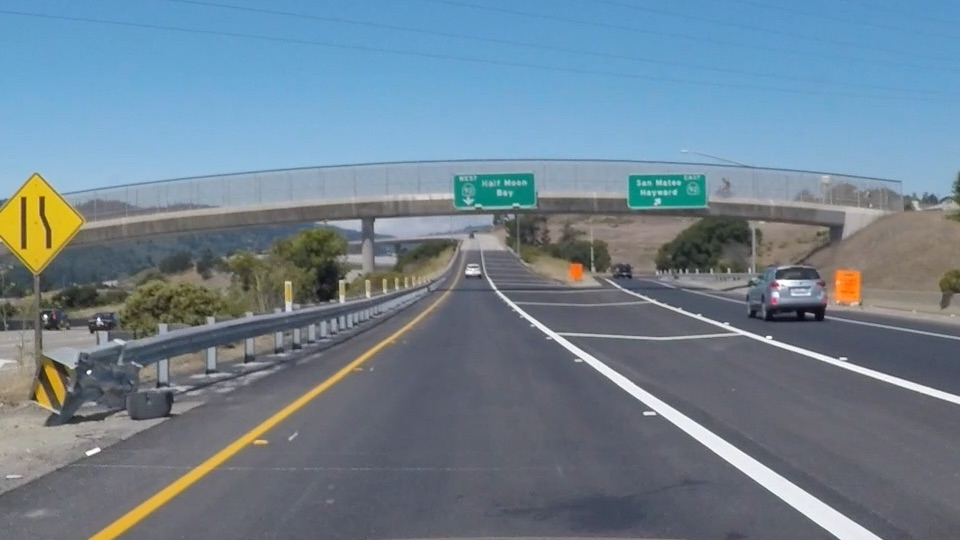
#> input picture python/jupyter/images/exit-ramp.jpg, 960 x 540 px
$ jupyter execute hough_transform.ipynb
#> lines starting #> are read from the running program, lines starting #| are printed output that depends on the picture; after the words box and inside, x2 and y2 are one past the last pixel; in counts of white or black regions, pixels touching at a corner belong together
[cell 1]
# from udacity self-driving nanodegree at:
# https://classroom.udacity.com/courses/ud013-preview/lessons/ca4dcf64-537a-49c7-9fbb-946c968174a9/concepts/22086a6f-15ce-4121-bacd-1969f2b61fb9

import cv2
import numpy as np
import matplotlib.pyplot as plt

image = cv2.imread('images/exit-ramp.jpg')
#> image is the input picture: shape (540, 960, 3); mean B, G, R 144.4, 130.2, 111.3
gray = cv2.cvtColor(image, cv2.COLOR_BGR2GRAY)
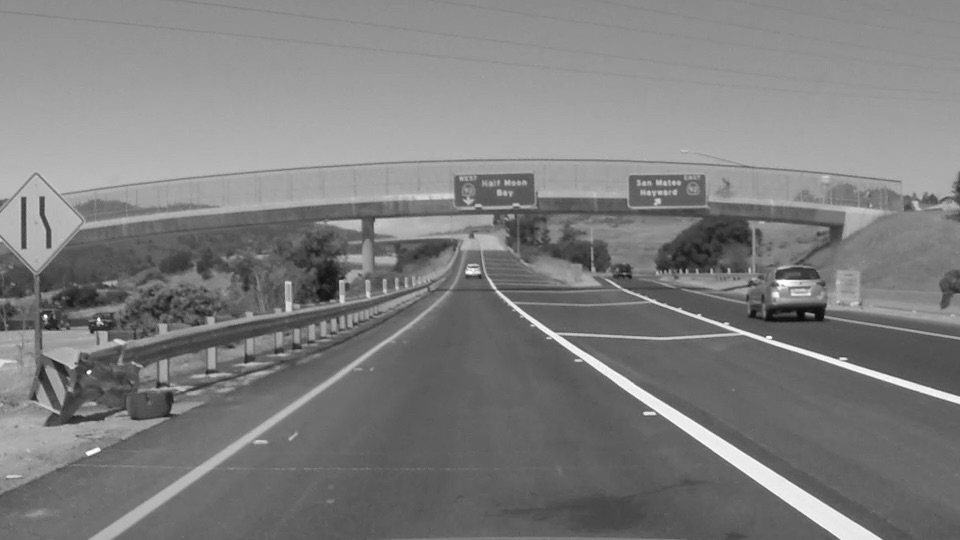
#> gray: shape (540, 960); min 7, max 255, mean 126.2

# Define a kernel size and apply Gaussian smoothing
kernel_size = 5
blur_gray = cv2.GaussianBlur(gray,(kernel_size, kernel_size),0)

# Define our parameters for Canny and apply
low_threshold = 50
high_threshold = 150
edges = cv2.Canny(blur_gray, low_threshold, high_threshold)
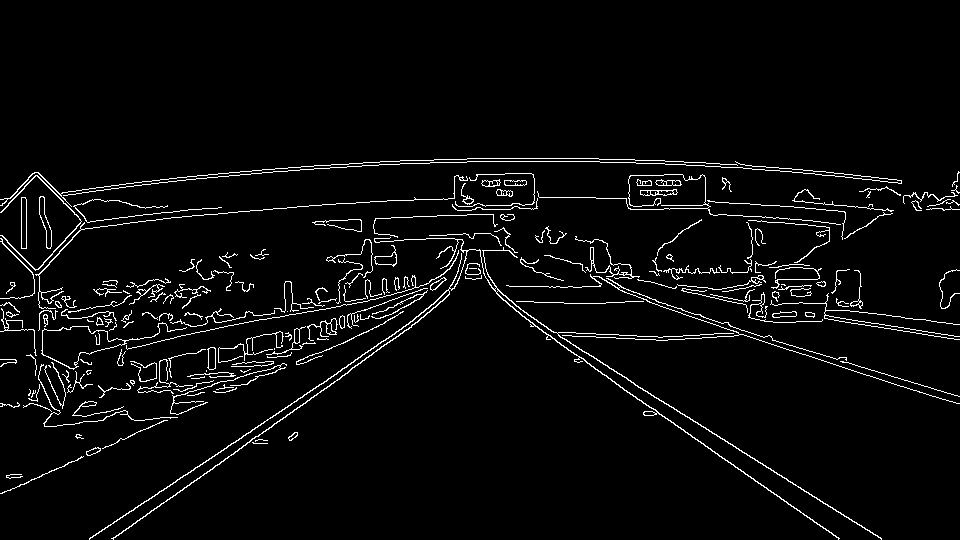
#> edges: shape (540, 960); 3.8% white in thin lines or dots, all inside (x1, y1, x2, y2) = (0, 158, 960, 540)

# Next we'll create a masked edges image using cv2.fillPoly()
mask = np.zeros_like(edges)
ignore_mask_color = 255

# This time we are defining a four sided polygon to mask
imshape = image.shape
#> imshape = (540, 960, 3)
vertices = np.array([[(0,imshape[0]),(450, 290), (490, 290), (imshape[1],imshape[0])]], dtype=np.int32)
print('shape of vertices:', vertices.shape)
#| shape of vertices: (1, 4, 2)
print()

cv2.fillPoly(mask, vertices, ignore_mask_color)
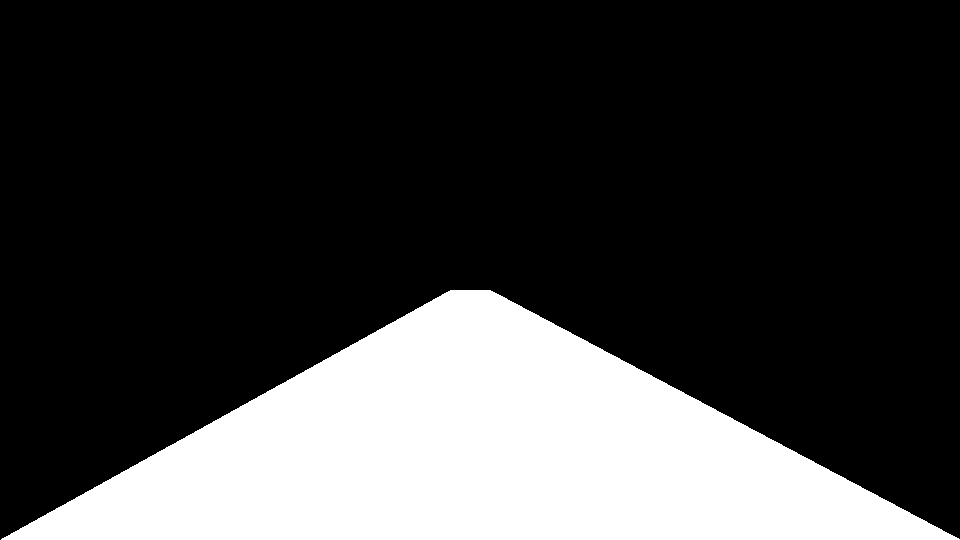
#> mask: shape (540, 960); 24.2% white; 1 white region, box (x1, y1, x2, y2) and area: (1, 290, 960, 540) 125210
masked_edges = cv2.bitwise_and(edges, mask)
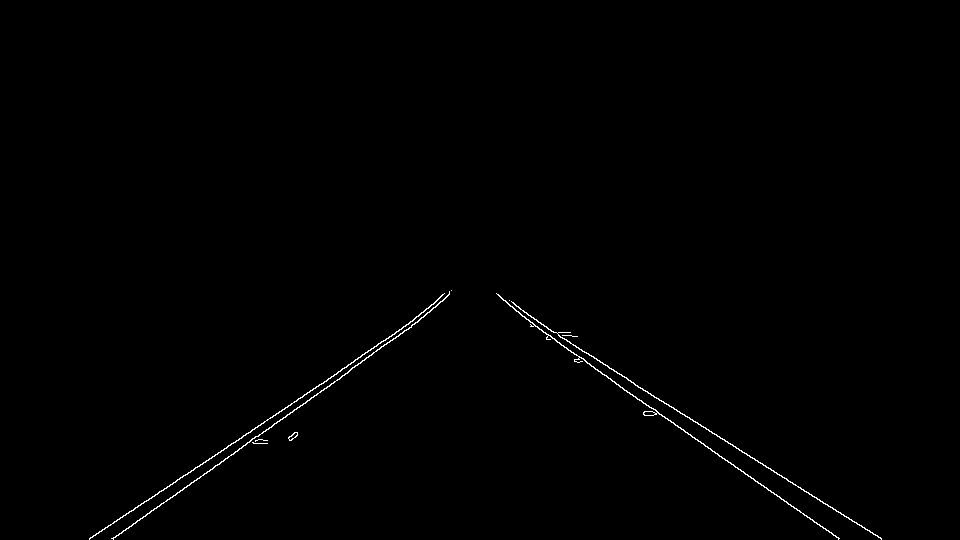
#> masked_edges: shape (540, 960); 0.49% white in thin lines or dots, all inside (x1, y1, x2, y2) = (89, 290, 882, 540)

# Define the Hough transform parameters
# Make a blank the same size as our image to draw on
rho = 2              # 2 pixels for distance resolution of the Hough grid
theta = np.pi/180    # angular resolution in radians of the Hough grid
threshold = 15       # minimum number of votes (intersections in Hough grid cell)
min_line_length = 40 # minimum number of pixels making up a line
max_line_gap = 20    # maximum gap in pixels between connectable line segments
line_image = np.copy(image)*0 # creating a blank to draw lines on
#> line_image: shape (540, 960, 3); every value is 0

# Run Hough on edge detected image
# Output "lines" is an array containing endpoints of detected line segments
lines = cv2.HoughLinesP(masked_edges, rho, theta, threshold, np.array([]),
                            min_line_length, max_line_gap)
#> lines = 22 rows, first 6: [535, 326, 838, 538], [551, 331, 881, 538], [182, 490, 314, 395], [305, 403, 352, 367], [408, 324, 449, 291], [228, 445, 327, 380]

# Iterate over the output "lines" and draw lines on a blank image
for line in lines:
    for x1,y1,x2,y2 in line:
        cv2.line(line_image,(x1,y1),(x2,y2),(255,0,0),10)
#> this loop made 22 passes
#> line on passes 1 to 12: [[535, 326, 838, 538]], [[551, 331, 881, 538]], [[182, 490, 314, 395]], [[305, 403, 352, 367]], [[408, 324, 449, 291]], [[228, 445, 327, 380]], [[89, 538, 193, 470]], [[113, 538, 177, 492]], [[183, 475, 241, 438]], [[398, 331, 443, 294]], [[498, 294, 548, 339]], [[389, 342, 446, 297]]
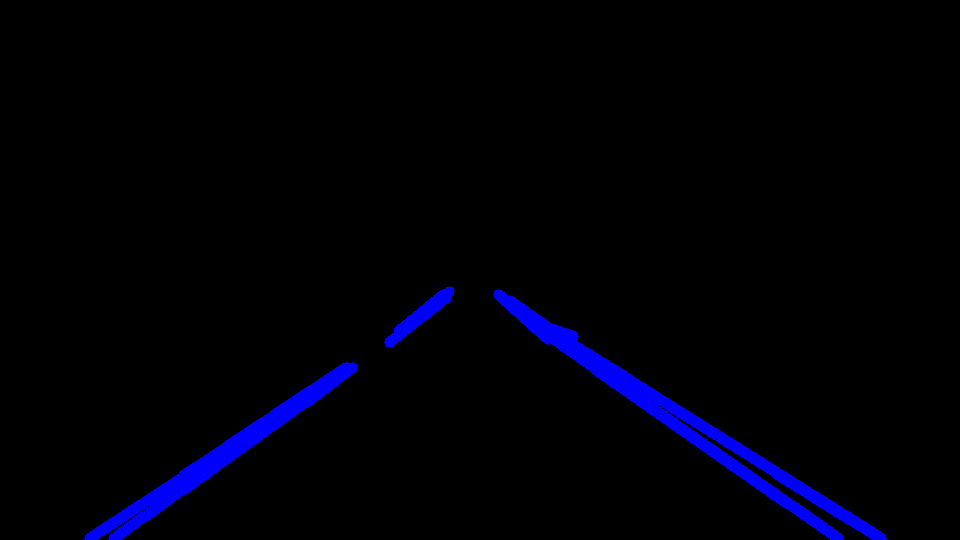
#> line_image: shape (540, 960, 3); mean B, G, R 8.2, 0, 0

# Create a "color" binary image to combine with line image
color_edges = np.dstack((edges, edges, edges))

# Draw the lines on the edge image
lines_edges = cv2.addWeighted(color_edges, 0.8, line_image, 1, 0)
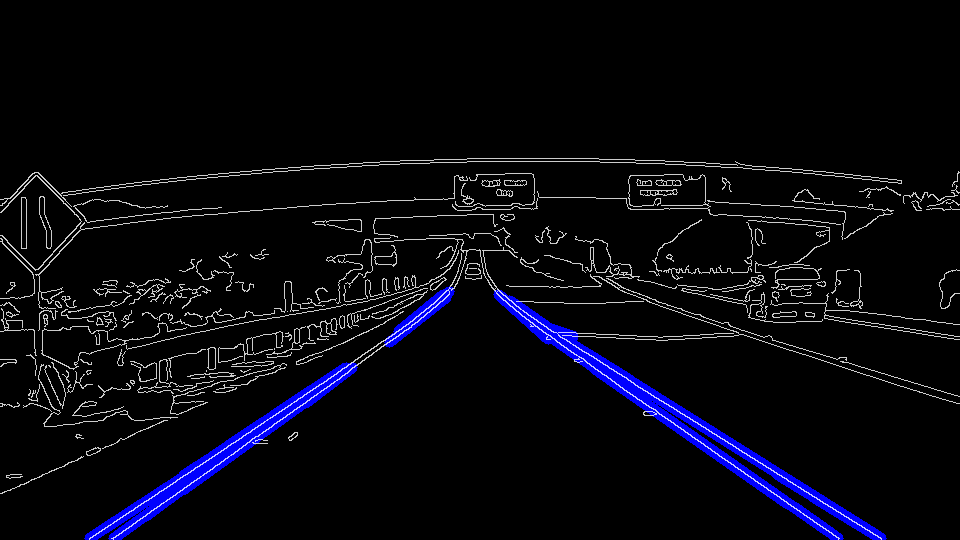
#> lines_edges: shape (540, 960, 3); mean of channels 0, 1, 2 15, 7.8, 7.8; drawn as B, G, R

# adjust matplotlib size
plt.rcParams['figure.figsize'] = [15, 15]

print('extracted lines:')
plt.imshow(line_image)
plt.show()

print('edges image → edges with lines:')
imrgb = cv2.cvtColor(image, cv2.COLOR_RGB2BGR)
plt.imshow(np.hstack([color_edges, lines_edges]))
plt.show()
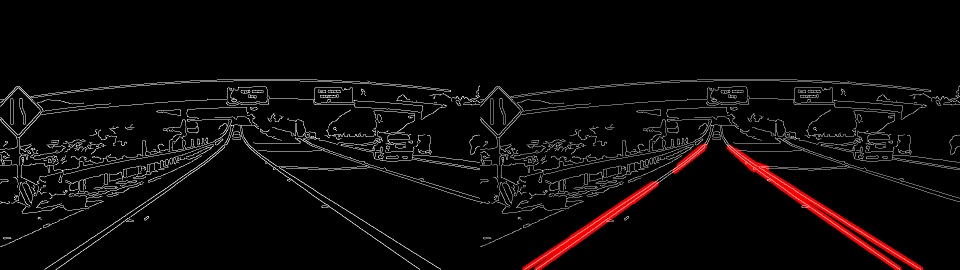
#> shown: shape (540, 1920, 3) (shown at 1/2 size); mean R, G, B 12.4, 8.8, 8.8

print('original image → image with lines → expected output:')
imrgb = cv2.cvtColor(image, cv2.COLOR_RGB2BGR)

# draw the lines on rgb image
lines_rgb = cv2.addWeighted(imrgb, 0.8, line_image, 1, 0)
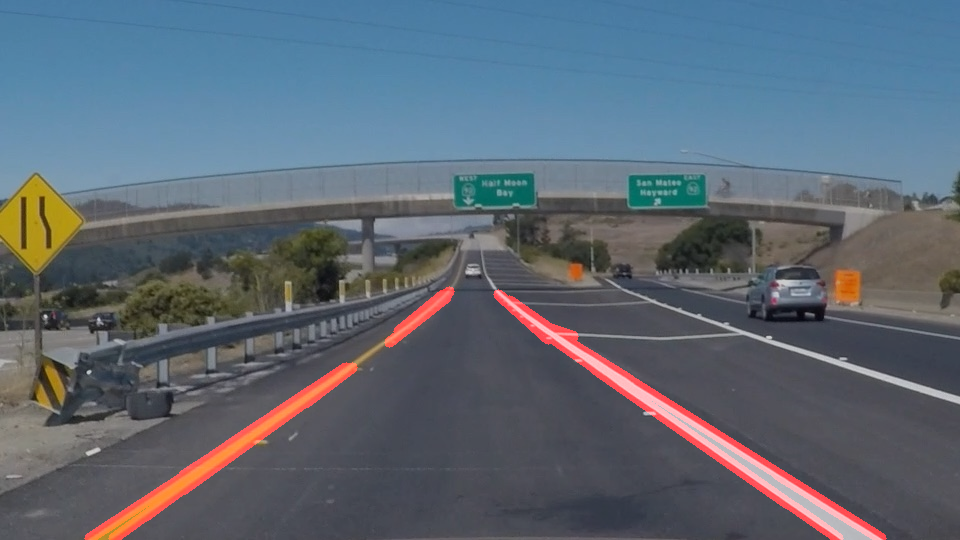
#> lines_rgb: shape (540, 960, 3); mean R, G, B 93.2, 104.1, 115.5

plt.imshow(np.hstack([imrgb, lines_rgb]))
plt.show()
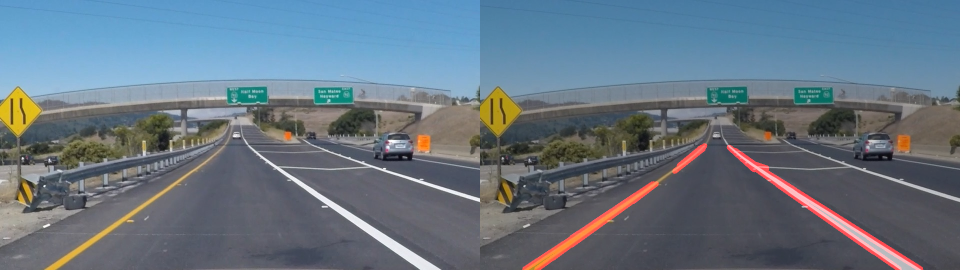
#> shown: shape (540, 1920, 3) (shown at 1/2 size); mean R, G, B 102.3, 117.1, 130

# expected output of finding lane in image
print('expected output:')
expected_output = cv2.imread('images/expected-output-finding-lane-lines.jpg')
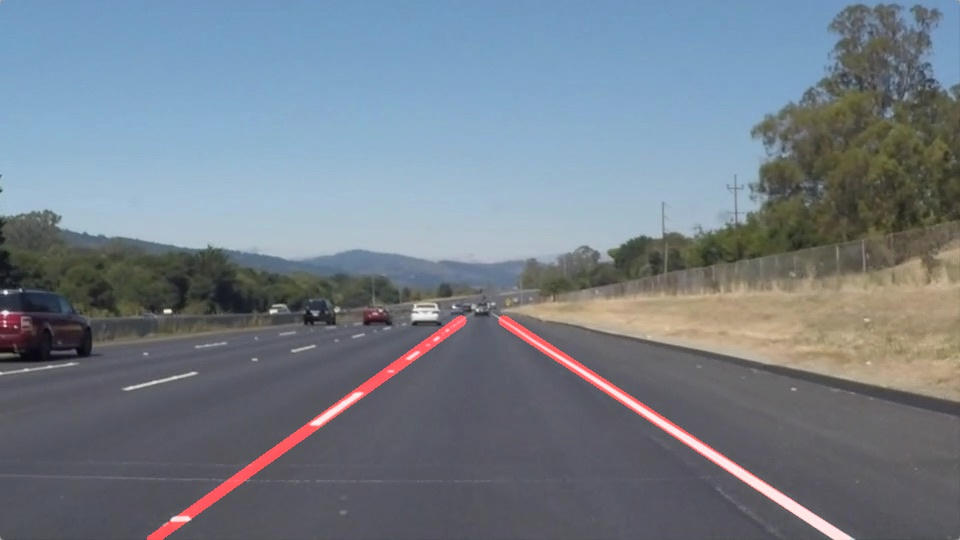
#> input picture python/jupyter/images/expected-output-finding-lane-lines.jpg, 960 x 540 px
#> expected_output is the input picture: shape (540, 960, 3); mean B, G, R 136.5, 126, 116.1
expected_output_bgr = cv2.cvtColor(expected_output, cv2.COLOR_RGB2BGR)
plt.imshow(expected_output_bgr)
plt.show()
